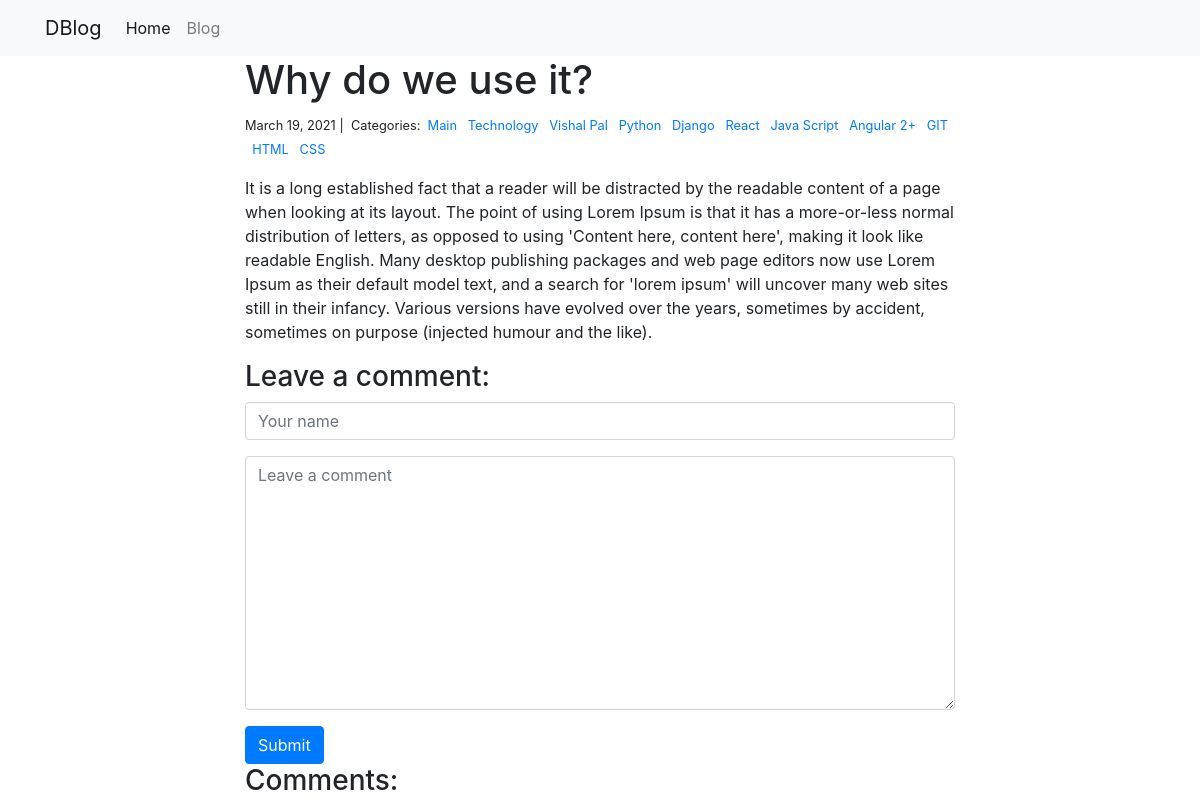
The app's page /blog/2/ with its own data.
### blog/models.py (models this page shows)
class Post(models.Model):
    title = models.CharField(max_length=255)
    body = models.TextField()
    created_on = models.DateTimeField(auto_now_add=True)
    last_modified = models.DateTimeField(auto_now=True)
    categories = models.ManyToManyField('Category', related_name="posts")

class Category(models.Model):
    name = models.CharField(max_length=30)

### blog/views.py (the view, shortened to what this page needs)
# urls.py: path("<int:pk>/", views.blog_detail, name="blog_detail"),
def blog_detail(request, pk):
    post = Post.objects.get(pk=pk)
    form = CommentForm()
    comments = Comment.objects.filter(post=post)
    context = {
        "post": post,
        "comments": comments,
        "form": form,
    }
    return render(request, 'blog_detail.html', context)

### blog/forms.py
class CommentForm(forms.Form):
    author = forms.CharField(
        max_length=60,
        widget=forms.TextInput(
            attrs={
                "class": "form-control",
                "placeholder": "Your name",
            }
        )
    )
    body = forms.CharField(
        widget=forms.Textarea(
            attrs= {
                "class": "form-control",
                "placeholder": "Leave a comment",
            }
        )
    )

### blog/templates/blog_detail.html (shortened to what this page needs)
{% extends "base.html" %}
{% block page_content %}
<div class="col-md-8 offset-md-2">
    <h1>{{ post.title }}</h1>
    <small>
        {{ post.created_on.date }} |&nbsp;
        Categories:&nbsp;
        {% for category in post.categories.all %}
        <a href="{% url 'blog_category' category.name %}">
            {{ category.name }}
        </a>&nbsp;
        {% endfor %}
    </small>
    <p>{{ post.body | linebreaks }}</p>
    <h3>Leave a comment:</h3>
    <form action="/blog/{{ post.pk }}/" method="post">
        <div class="form-group">
            {{ form.author }}
        </div>
        <div class="form-group">
            {{ form.body }}
        </div>
        <button type="submit" class="btn btn-primary">Submit</button>
    </form>
    <h3>Comments:</h3>
</div>
{% endblock %}

### records on screen
Post: title "Why do we use it?", created_on "March 19, 2021", body "It is a long established fact that a reader will be distracted by the readable content of a page when looking at its layout. The point of using Lorem Ipsum is that it has a more-or-less normal distribution of letters, as opposed to using 'Content here, content here', making it look like readable English. Many desktop publishing packages and web page editors now use Lorem Ipsum as their default model text, and a search for 'lorem ipsum' will uncover many web sites still in their infancy. Various versions have evolved over the years, sometimes by accident, sometimes on purpose (injected humour and the like)."
Category: name "Main"
Category: name "Technology"
Category: name "Vishal Pal"
Category: name "Python"
Category: name "Django"
Category: name "React"
Category: name "Java Script"
Category: name "Angular 2+"
Category: name "GIT"
Category: name "HTML"
Category: name "CSS"
